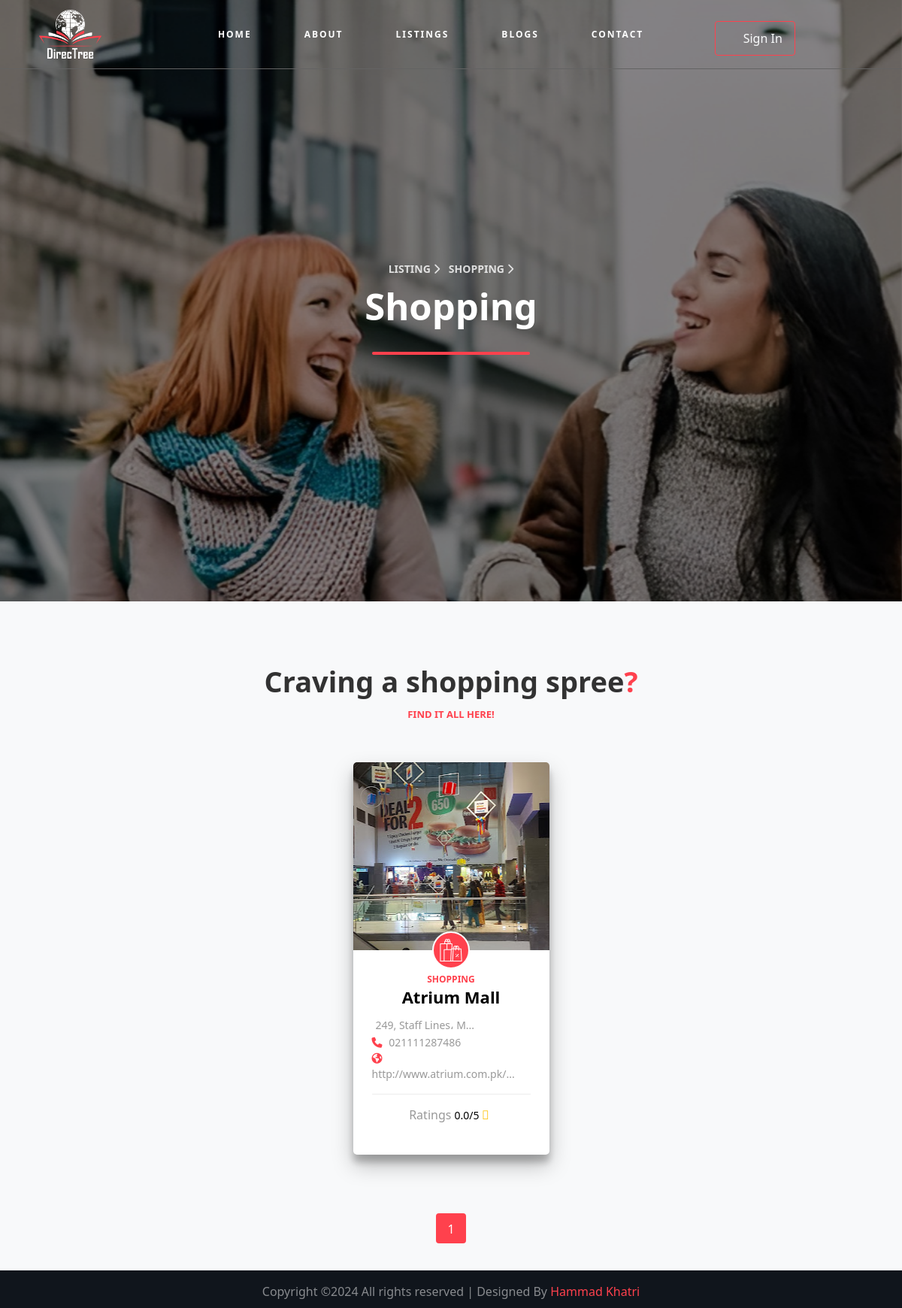
The app's page /shopping.php with its own data.
### tables this page shows
CREATE TABLE `listings` (
  `id` int(11) NOT NULL,
  `username` text NOT NULL,
  `listing_cat` varchar(250) NOT NULL,
  `name` text NOT NULL,
  `desciption` text NOT NULL,
  `address` text NOT NULL,
  `location` text NOT NULL,
  `open_time` time NOT NULL,
  `close_time` time NOT NULL,
  `phone` text NOT NULL,
  `website` text NOT NULL,
  `picture` text NOT NULL,
  `status` enum('pending','approved','rejected') NOT NULL,
  `add_time` datetime NOT NULL DEFAULT current_timestamp()
);

### shopping.php (the view, shortened to what this page needs)
<!DOCTYPE html>
<html lang="en">
<head>
    <link href="https://cdn.jsdelivr.net/npm/bootstrap@5.0.2/dist/css/bootstrap.min.css" rel="stylesheet"
>
    <link rel="stylesheet" href="https://cdn.jsdelivr.net/npm/aos@2.3.4/dist/aos.css">
    <link rel="stylesheet" href="css/simple-line-icons.css">
    <link rel="stylesheet" href="https://cdnjs.cloudflare.com/ajax/libs/font-awesome/6.6.0/css/all.min.css">
    <link rel="stylesheet" href="https://cdnjs.cloudflare.com/ajax/libs/ionicons/4.5.6/css/ionicons.min.css">
    <link rel="stylesheet" href="css/themify-icons.css">
    <link rel="stylesheet" href="css/set1.css">
    <link rel="stylesheet" href="css/style.css">
</head>
<body data-aos-easing="ease" data-aos-duration="400" data-aos-delay="0">
    <?php
    include 'partials/_nav.php';
    ?>
    <section id="shopping-hero" class="d-flex align-items-center">
        <div class="overlay"></div>
        <div class="container-fluid">
            <div class="row no-gutters slider-text align-items-center justify-content-center">
                <div class="col-lg-8 text-center pb-5 mt-5 ">
                    <div class="row text-center justify-content-center">
                        <div class="col-lg-9">
                            <p class="breadcrumbs text-center">
                                <span class="me-2">
                                    <a href="listing.php">
                                        Listing
                                        <i class="fa fa-chevron-right"></i>
                                    </a>
                                </span>
                                <span>
                                    Shopping
                                    <i class="fa fa-chevron-right"></i>
                                </span>
                            <div class="styled-heading">
                                <h1>Shopping</h1>
                            </div>
                            </p>
                        </div>
                    </div>
                </div>
            </div>
        </div>
    </section>
    <section id="shopping" class="ftco-section mb-0 bg-light">
        <div class="container-xl">
            <div class="row justify-content-center mb-5 mt-5">
                <div class="col-md-12 heading-section text-center" data-aos="fade-up" data-aos-duration="1000">
                    <h2>
                        Craving a shopping spree<span>?</span>
                    </h2>
                    <span class="subheading">Find it all here!</span>
                </div>
            </div>
        </div>
        <div class="container">
            <div class="row justify-content-center">
                <?php
                $page = isset($_GET['page']) ? $_GET['page'] : 1;
                $limit = 8;
                $offset = ($page - 1) * $limit;
                $sql = "SELECT * FROM `listings` WHERE `listing_cat` = 'Shopping' AND `status` = 'approved' ORDER BY `id` LIMIT $limit OFFSET $offset";
                $result = mysqli_query($conn, $sql);
                if (mysqli_num_rows($result) > 0) {
                    while ($row = mysqli_fetch_assoc($result)) {
                ?>
                        <div class="col-md-6 col-lg-3 d-flex align-items-stretch aos-init aos-animate" data-aos="fade-up"
                            data-aos-delay="100" data-aos-duration="1000">
                            <div class="listing-wrap">
                                <a href="admin/listing/<?php echo $row['picture']; ?>"
                                    class="img img-property d-flex align-items-center justify-content-center glightbox"
                                    style="background-image: url(admin/listing/<?php echo $row['picture']; ?>); background-position: center;">
                                </a>
                                <div class="text text-center">
                                    <?php
                                    include 'partials/_svgLogic.php';
                                    ?>
                                    <span class="subheading"><?php echo $row['listing_cat']; ?></span>
                                    <h3><a href="details.php?id=<?php echo $row['id']; ?>#details-hero"><?php echo substr($row['name'], 0, 17); ?></a></h3>
                                    <ul>
                                        <li>
                                            <p><span class="ion-ios-pin" style="font-size: 18px;"></span>
                                                <?php echo substr($row['address'], 0, 20) . '...'; ?>
                                            </p>
                                        </li>
                                        <li>
                                            <p><span class="fa fa-phone"></span>
                                                <?php
                                                if (isset($row['phone']) && !empty($row['phone'])) {
                                                    echo $row['phone'];
                                                } else {
                                                    echo 'No phone number';
                                                }
                                                ?>
                                            </p>
                                        </li>
                                        <li>
                                            <p>
                                                <span class="fa fa-earth"></span>
                                                <?php
                                                if (isset($row['website']) && !empty($row['website'])) {
                                                    echo substr($row['website'], 0, 25) . '...';
                                                } else {
                                                    echo 'No website';
                                                }
                                                ?>
                                            </p>
                                        </li>
                                    </ul>
                                    <div class="info-wrap2 d-flex align-items-center mb-3">
                                        <p class="review">
                                            <span class="rev">Ratings <small>
                                                    <?php
                                                    $good = 0;
                                                    $bad = 0;
                                                    $totalRating = $good + $bad;
                                                    if ($totalRating > 0) {
                                                        $ratingPer = ($good / $totalRating) * 5;
                                                    } else {
                                                        $ratingPer = 0;
                                                    }
                                                    echo round($ratingPer) . '.0/5';
                                                    ?>
                                                </small>
                                                <span class="ico ion-ios-star"></span>
                                            </span>
                                            <br>
                                        </p>
                                    </div>
                                </div>
                            </div>
                        </div>
                <?php
                    }
                }
                ?>
            </div>
            <?php
            $sql = "SELECT COUNT(*) AS total FROM `listings` WHERE `listing_cat` = 'Shopping' AND `status` = 'approved'";
            $totalResult = mysqli_query($conn, $sql);
            $totalRow = mysqli_fetch_assoc($totalResult);
            $totalBlogs = $totalRow['total'];
            $pages = ceil($totalBlogs / $limit);
            ?>
            <div class="row mt-5">
                <div class="col text-center">
                    <div class="block-27">
                        <ul>
                            <?php for ($i = 1; $i <= $pages; $i++): ?>
                                <li class="<?php echo ($i == $page) ? 'active' : ''; ?>">
                                    <?php if ($i == $page): ?>
                                        <span><?php echo $i; ?></span>
                                    <?php else: ?>
                                        <a href="?page=<?php echo $i; ?>"><?php echo $i; ?></a>
                                    <?php endif; ?>
                                </li>
                            <?php endfor; ?>
                        </ul>
                    </div>
                </div>
            </div>
        </div>
    </section>
    <?php
    include 'partials/_footer.php';
    ?>
</body>
</html>

### partials/_svgLogic.php (shortened to what this page needs)
<?php
            if ($row['listing_cat'] === 'Food & Drink') {
                echo'
                <a href="food_drink.php">
                                <div class="icon d-flex align-items-center justify-content-center">
                                    <svg version="1.1" id="Layer_1" xmlns="http://www.w3.org/2000/svg"
                                        xmlns:xlink="http://www.w3.org/1999/xlink" viewBox="0 0 503.607 503.607"
                                        xml:space="preserve">
                                        <g transform="translate(1 1)">
                                            <g>
                                                <path
                                                    d="M485.82,82.92H376.705V46.109l54.557-31.176c4.197-2.518,5.875-7.554,3.357-11.751s-7.554-5.036-11.751-3.357 l-58.754,33.574c-0.418,0.251-0.794,0.533-1.147,0.831c-1.922,1.465-3.05,3.81-3.05,6.723V82.92H250.803 c-9.233,0-16.787,7.554-16.787,16.787v33.574c0,6.308,3.529,11.829,8.709,14.696l1.666,33.32 c-20.724-3.946-43.922-6.048-69.129-6.048C69.505,175.248-1,212.179-1,267.576v8.393c0,9.233,7.554,16.787,16.787,16.787h8.393 v18.997c-12.177,3.394-21.682,12.859-24.341,25.489c-1.679,9.233,0.839,18.466,6.715,26.02c4.225,5.432,10.622,9.55,17.626,11.754 v9.251C10.294,384.717-1,396.277-1,410.264v15.948c0,13.987,11.294,25.547,25.18,25.998v25.202c0,14.269,10.911,25.18,25.18,25.18 h251.803h151.921c13.43,0,24.341-10.911,25.18-24.341l15.649-330.285c5.17-2.87,8.692-8.384,8.692-14.686V99.707 C502.607,90.474,495.052,82.92,485.82,82.92z M250.803,99.707H485.82v33.574H250.803V99.707z M40.967,384.245v-8.446 c5.448-1.186,10.649-3.6,15.108-7.501c4.197-4.197,7.554-10.072,9.233-16.787h26.02c4.197,14.269,16.787,25.18,32.734,25.18 c15.948,0,29.377-10.911,32.734-25.18h36.092c4.197,14.269,16.787,25.18,32.734,25.18c15.948,0,29.377-10.911,32.734-25.18h26.859 c1.679,6.715,4.197,12.59,9.233,16.787c4.259,3.651,9.404,6.411,15.108,7.658v8.289H40.967z M338.692,316.947 c-3.615-2.959-7.811-5.23-12.348-6.564v-17.626h8.393c9.233,0,16.787-7.554,16.787-16.787v-8.393c0-1.129-0.037-2.25-0.092-3.365 c-0.005-0.089-0.009-0.178-0.014-0.267c-0.56-10.565-3.6-20.524-9.646-29.875c-0.369-0.588-0.756-1.171-1.146-1.752 c8.389-4.192,17.617-6.708,27.683-6.708c32.734,0,58.754,26.02,58.754,58.754s-26.02,58.754-58.754,58.754 c-5.875,0-10.911-0.839-16.787-2.518C350.966,331.104,345.945,322.728,338.692,316.947z M15.787,267.576 c0-44.485,65.469-75.541,159.475-75.541c76.159,0,133.582,20.385,152.643,51.778c4.549,7.698,6.832,15.73,6.832,23.762v8.393 h-16.787H32.574H15.787V267.576z M309.557,292.756v16.787H40.967v-16.787H309.557z M19.984,352.349 c-2.518-2.518-4.197-6.715-3.357-12.59c0.839-7.554,9.233-13.43,17.626-13.43h283.698c8.253,0,16.487,8.115,16.761,16.366 c-0.274,8.224-8.522,15.544-17.6,16.369c-0.979,0-1.909,0.236-2.765,0.639c-3.17-0.406-5.659-1.509-8.147-3.997 c-3.357-2.518-5.036-7.554-5.036-12.59c0-5.036-3.357-8.393-8.393-8.393h-41.967c-5.036,0-8.393,3.357-8.393,8.393 c0,9.233-7.554,16.787-16.787,16.787s-16.787-7.554-16.787-16.787c0-5.036-3.357-8.393-8.393-8.393h-50.361 c-5.036,0-8.393,3.357-8.393,8.393c0,9.233-7.554,16.787-16.787,16.787s-16.787-7.554-16.787-16.787 c0-5.036-3.357-8.393-8.393-8.393H57.754c-5.036,0-8.393,3.357-8.393,8.393c0,5.036-1.679,10.072-5.036,11.751 c-2.518,3.357-6.715,4.197-10.911,4.197C28.377,359.064,23.341,356.546,19.984,352.349z M15.787,427.051v-15.948 c0-10.911,9.233-10.072,9.233-10.072h7.554h285.377h8.393c5.036,0,9.233,4.197,9.233,9.233v15.948 c0,5.036-4.197,9.233-9.233,9.233h-8.393H32.574H25.02C19.984,435.445,15.787,431.248,15.787,427.051z M40.967,477.412v-25.18 h268.59v25.18c0,5.036-3.357,8.393-8.393,8.393H49.361C44.325,485.805,40.967,482.448,40.967,477.412z M461.479,477.412 c0,5.036-4.197,8.393-8.393,8.393H324.991c0.631-1.881,1.055-3.87,1.241-5.947c0.068-0.536,0.112-1.071,0.112-1.607v-0.839 v-24.341c11.206-0.659,20.338-7.532,23.744-17.363c1.277-2.949,2.079-6.151,2.276-9.496v-15.948 c0-14.269-11.751-26.02-26.02-26.02v-7.904c10.101-2.746,18.231-9.898,22.313-19.034c6.339,1.818,12.802,2.597,19.654,2.597 c41.967,0,75.541-33.574,76.38-76.38c0-41.967-33.574-75.541-75.541-75.541c-14.46,0-27.671,3.747-39.64,11.22 c-15.491-14.839-38.644-26.471-67.803-34.032l-1.672-35.103h217.39L461.479,477.412z" />
                                            </g>
                                        </g>
                                    </svg>
                                </div>
                            </a>
                ';
            }elseif ($row['listing_cat'] === 'Shopping') {
               echo '
               <a href="shopping.php">
                                <div class="icon d-flex align-items-center justify-content-center">
                                </div>
                            </a>
               ';
            }
?>

### records on screen
listings: picture (picture), listing_cat "SHOPPING", name "Atrium Mall", address "249, Staff Lines، M", phone "021111287486", website "http://www.atrium.com.pk/", ratingPer "0"
